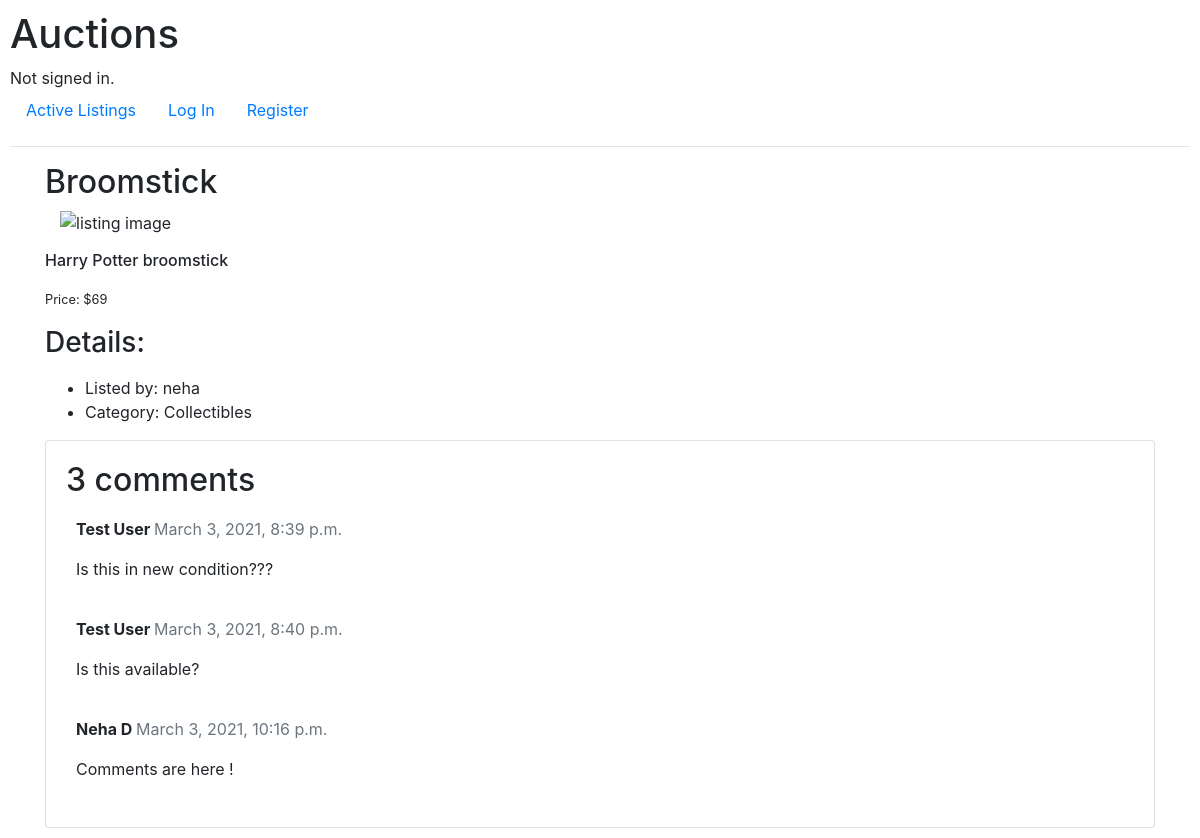
/listing/2, run on the app's committed database.
### auctions/models.py (models this page shows, shortened)
class Listing(models.Model):
    user = models.ForeignKey(User, on_delete=models.CASCADE,
                                related_name="user_listings", blank=True, null=True)
    title = models.CharField(max_length=64)
    description = models.CharField(max_length=200)
    starting_bid = models.IntegerField()
    created = models.DateTimeField(auto_now_add=True)
    listing_image = models.URLField()
    category = models.ForeignKey(Category, on_delete=models.CASCADE, blank=True,
                                null=True, related_name="list_category")
    watchers = models.ManyToManyField(User, blank=True, related_name="watchlist")
    is_active = models.BooleanField(default=True)
    winner = models.ForeignKey(User, on_delete=models.CASCADE, related_name="listing_win",
                             default=None, blank=True, null=True)

class Category(models.Model):
    category = models.CharField(max_length=20)

class Comment(models.Model):
    listing = models.ForeignKey(Listing, on_delete=models.CASCADE, related_name="listing_comments")
    user = models.ForeignKey(User, on_delete=models.CASCADE, related_name="user_comments")
    comment = models.CharField(max_length=300)
    time = models.DateTimeField(auto_now_add=True)

class User(AbstractUser):
    def __str__(self):
        return f"{self.first_name} {self.last_name}"

### auctions/views.py (the view)
# urls.py: path("listing/<int:list_id>", views.listing, name="listing"),
def listing(request, list_id):
    if request.method == "GET":
        obj = Listing.objects.get(pk=list_id)
        added_by_user = obj.user_id
        watcher = ""
        if request.user.id:
            user = User.objects.get(id=int(request.user.id))
            watcher = user.watchlist.filter(id=list_id)
        return render(request, "auctions/listing.html", {
            "listing": obj,
            "added_by": User.objects.values_list('username', flat=True).get(id=added_by_user),
            "watcher": watcher,
            "commentForm": CommentForm,
            "comments": Comment.objects.filter(listing=list_id),
            "category": Category.objects.values_list('category', flat=True).get(pk=obj.category.id)
        })

### auctions/templates/auctions/listing.html (shortened to what this page needs)
{% extends "auctions/layout.html" %}
{% block body %}
    <div class="container">
        <div>
            <p class="h2">{{ listing.title }}</p>
        </div>
        <img src="" class="img-fluid col-sm-12" alt="listing image">
        <div><p class="h6 my-3">{{ listing.description }}</p></div>
        <p><small>Price: ${{ listing.starting_bid }}</small></p>
        <div>
            <h3 class="my-3">
                Details:
            </h3>
            <ul>
                <li>Listed by: {{ added_by }}</li>
                <li>Category: {{ category }}</li>
            </ul>
        </div>
        <div class="card">
            <div class="card-body">
                <h2>{{ comments.count }} comments</h2>
                {% for item in comments %}
                    <div class="comments" style="padding: 10px;">
                        <p class="font-weight-bold">
                            {{ item.user }}
                            <span class=" text-muted font-weight-normal">
                                {{ item.time }}
                            </span>
                        </p>
                        {{ item.comment | linebreaks }}
                    </div>
                {% endfor %}
            </div>
        </div>
    </div>
{% endblock %}

### auctions/static/auctions/styles.css (style rules this page uses)
body { padding: 10px; }

### data on the page
Listing: title "Broomstick", description "Harry Potter broomstick", starting_bid "69"
Category: category "Collectibles"
Comment: user "Test User", time "March 3, 2021, 8:39 p.m.", comment "Is this in new condition???"
Comment: user "Test User", time "March 3, 2021, 8:40 p.m.", comment "Is this available?"
Comment: user "Neha D", time "March 3, 2021, 10:16 p.m.", comment "Comments are here !"

### other printed values
{{ added_by }} "neha"
{{ comments.count }} "3"
